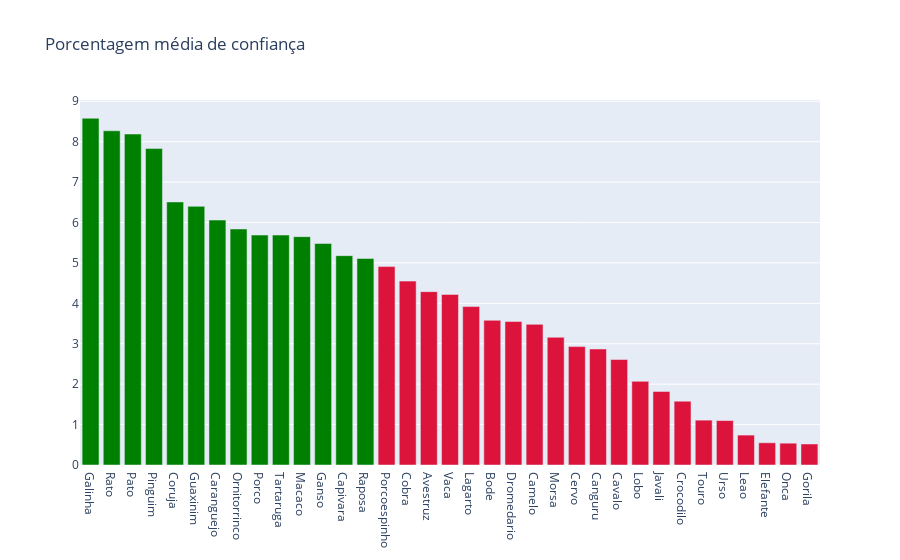

The code cell stored with this chart in its notebook:
### Code cell
# plot without first column
df3 = df2.drop(columns=['Idade'])
# green
colors = ['green'] * len(df3.columns)
# paint red if the value is below 50%
for i in range(0, len(df3.columns)):
    if df3.iloc[100][i] < 5:
        colors[i] = 'crimson'

fig = go.Figure(data=[go.Bar(
    x=df3.columns,
    y=df3.iloc[100],
    marker_color=colors # marker color can be a single color value or an iterable
)])
fig.update_layout(title_text='Porcentagem média de confiança')
# order the bars
fig.update_xaxes(categoryorder='total descending')
fig.show()

### Figure 1 — Plotly figure (JSON) as saved in the notebook; plotly's stock layout.template omitted (floating-point values rounded to 4 significant figures)
{"data": [{"marker": {"color": ["green", "green", "green", "green", "crimson", "crimson", "crimson", "green", "crimson", "crimson", "crimson", "crimson", "crimson", "green", "crimson", "green", "crimson", "crimson", "crimson", "crimson", "green", "crimson", "crimson", "crimson", "green", "green", "green", "green", "crimson", "crimson", "green", "crimson", "crimson", "crimson", "green"]}, "type": "bar", "x": ["Porco", "Pato", "Macaco", "Galinha", "Lobo", "Cervo", "Crocodilo", "Ganso", "Gorila", "Avestruz", "Javali", "Bode", "Cavalo", "Coruja", "Onca", "Guaxinim", "Cobra", "Vaca", "Canguru", "Leao", "Caranguejo", "Morsa", "Touro", "Urso", "Raposa", "Pinguim", "Rato", "Capivara", "Elefante", "Porcoespinho", "Tartaruga", "Camelo", "Dromedario", "Lagarto", "Ornitorrinco"], "y": [5.69, 8.19, 5.65, 8.58, 2.07, 2.93, 1.58, 5.48, 0.52, 4.29, 1.82, 3.58, 2.61, 6.51, 0.54, 6.4, 4.55, 4.22, 2.87, 0.74, 6.061, 3.16, 1.11, 1.1, 5.11, 7.83, 8.27, 5.18, 0.55, 4.91, 5.69, 3.48, 3.55, 3.92, 5.84]}], "layout": {"title": {"text": "Porcentagem média de confiança"}, "xaxis": {"categoryorder": "total descending"}}}
